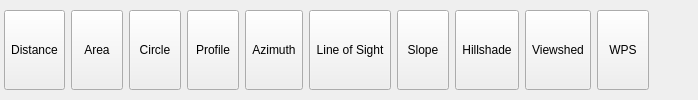
          <widget class="QWidget" name="mAnalysisTab">
           <attribute name="title">
            <string>Analysis</string>
           </attribute>
           <layout class="QGridLayout" name="gridLayout_5">
            <property name="leftMargin">
             <number>4</number>
            </property>
            <property name="topMargin">
             <number>0</number>
            </property>
            <property name="rightMargin">
             <number>0</number>
            </property>
            <property name="bottomMargin">
             <number>0</number>
            </property>
            <item row="0" column="11">
             <spacer name="horizontalSpacer_5">
              <property name="orientation">
               <enum>Qt::Horizontal</enum>
              </property>
              <property name="sizeHint" stdset="0">
               <size>
                <width>49</width>
                <height>20</height>
               </size>
              </property>
             </spacer>
            </item>
            <item row="0" column="1">
             <widget class="QgsKadasRibbonButton" name="mAreaButton">
              <property name="sizePolicy">
               <sizepolicy hsizetype="MinimumExpanding" vsizetype="Fixed">
                <horstretch>0</horstretch>
                <verstretch>0</verstretch>
               </sizepolicy>
              </property>
              <property name="minimumSize">
               <size>
                <width>52</width>
                <height>80</height>
               </size>
              </property>
              <property name="maximumSize">
               <size>
                <width>114</width>
                <height>80</height>
               </size>
              </property>
              <property name="text">
               <string>Area</string>
              </property>
              <property name="iconSize">
               <size>
                <width>32</width>
                <height>32</height>
               </size>
              </property>
             </widget>
            </item>
            <item row="0" column="5">
             <widget class="QgsKadasRibbonButton" name="mAzimuthButton">
              <property name="sizePolicy">
               <sizepolicy hsizetype="MinimumExpanding" vsizetype="Fixed">
                <horstretch>0</horstretch>
                <verstretch>0</verstretch>
               </sizepolicy>
              </property>
              <property name="minimumSize">
               <size>
                <width>52</width>
                <height>80</height>
               </size>
              </property>
              <property name="maximumSize">
               <size>
                <width>114</width>
                <height>80</height>
               </size>
              </property>
              <property name="text">
               <string>Azimuth</string>
              </property>
              <property name="iconSize">
               <size>
                <width>32</width>
                <height>32</height>
               </size>
              </property>
             </widget>
            </item>
            <item row="0" column="0">
             <widget class="QgsKadasRibbonButton" name="mDistanceButton">
              <property name="sizePolicy">
               <sizepolicy hsizetype="MinimumExpanding" vsizetype="Fixed">
                <horstretch>0</horstretch>
                <verstretch>0</verstretch>
               </sizepolicy>
              </property>
              <property name="minimumSize">
               <size>
                <width>52</width>
                <height>80</height>
               </size>
              </property>
              <property name="maximumSize">
               <size>
                <width>114</width>
                <height>80</height>
               </size>
              </property>
              <property name="text">
               <string>Distance</string>
              </property>
              <property name="iconSize">
               <size>
                <width>32</width>
                <height>32</height>
               </size>
              </property>
             </widget>
            </item>
            <item row="0" column="8">
             <widget class="QgsKadasRibbonButton" name="mHillshadeButton">
              <property name="sizePolicy">
               <sizepolicy hsizetype="MinimumExpanding" vsizetype="Fixed">
                <horstretch>0</horstretch>
                <verstretch>0</verstretch>
               </sizepolicy>
              </property>
              <property name="minimumSize">
               <size>
                <width>52</width>
                <height>80</height>
               </size>
              </property>
              <property name="maximumSize">
               <size>
                <width>114</width>
                <height>80</height>
               </size>
              </property>
              <property name="text">
               <string>Hillshade</string>
              </property>
              <property name="iconSize">
               <size>
                <width>32</width>
                <height>32</height>
               </size>
              </property>
             </widget>
            </item>
            <item row="0" column="6">
             <widget class="QgsKadasRibbonButton" name="mLineOfSightButton">
              <property name="sizePolicy">
               <sizepolicy hsizetype="MinimumExpanding" vsizetype="Fixed">
                <horstretch>0</horstretch>
                <verstretch>0</verstretch>
               </sizepolicy>
              </property>
              <property name="minimumSize">
               <size>
                <width>52</width>
                <height>80</height>
               </size>
              </property>
              <property name="maximumSize">
               <size>
                <width>114</width>
                <height>80</height>
               </size>
              </property>
              <property name="text">
               <string>Line of Sight</string>
              </property>
              <property name="iconSize">
               <size>
                <width>32</width>
                <height>32</height>
               </size>
              </property>
             </widget>
            </item>
            <item row="0" column="2">
             <widget class="QgsKadasRibbonButton" name="mMeasureCircleButton">
              <property name="sizePolicy">
               <sizepolicy hsizetype="MinimumExpanding" vsizetype="Fixed">
                <horstretch>0</horstretch>
                <verstretch>0</verstretch>
               </sizepolicy>
              </property>
              <property name="minimumSize">
               <size>
                <width>52</width>
                <height>80</height>
               </size>
              </property>
              <property name="maximumSize">
               <size>
                <width>114</width>
                <height>80</height>
               </size>
              </property>
              <property name="text">
               <string>Circle</string>
              </property>
              <property name="iconSize">
               <size>
                <width>32</width>
                <height>32</height>
               </size>
              </property>
             </widget>
            </item>
            <item row="0" column="4">
             <widget class="QgsKadasRibbonButton" name="mProfileButton">
              <property name="sizePolicy">
               <sizepolicy hsizetype="MinimumExpanding" vsizetype="Fixed">
                <horstretch>0</horstretch>
                <verstretch>0</verstretch>
               </sizepolicy>
              </property>
              <property name="minimumSize">
               <size>
                <width>52</width>
                <height>80</height>
               </size>
              </property>
              <property name="maximumSize">
               <size>
                <width>114</width>
                <height>80</height>
               </size>
              </property>
              <property name="text">
               <string>Profile</string>
              </property>
              <property name="iconSize">
               <size>
                <width>32</width>
                <height>32</height>
               </size>
              </property>
             </widget>
            </item>
            <item row="0" column="7">
             <widget class="QgsKadasRibbonButton" name="mSlopeButton">
              <property name="sizePolicy">
               <sizepolicy hsizetype="MinimumExpanding" vsizetype="Fixed">
                <horstretch>0</horstretch>
                <verstretch>0</verstretch>
               </sizepolicy>
              </property>
              <property name="minimumSize">
               <size>
                <width>52</width>
                <height>80</height>
               </size>
              </property>
              <property name="maximumSize">
               <size>
                <width>114</width>
                <height>80</height>
               </size>
              </property>
              <property name="text">
               <string>Slope</string>
              </property>
              <property name="iconSize">
               <size>
                <width>32</width>
                <height>32</height>
               </size>
              </property>
             </widget>
            </item>
            <item row="0" column="9">
             <widget class="QgsKadasRibbonButton" name="mViewshedButton">
              <property name="sizePolicy">
               <sizepolicy hsizetype="MinimumExpanding" vsizetype="Fixed">
                <horstretch>0</horstretch>
                <verstretch>0</verstretch>
               </sizepolicy>
              </property>
              <property name="minimumSize">
               <size>
                <width>52</width>
                <height>80</height>
               </size>
              </property>
              <property name="maximumSize">
               <size>
                <width>114</width>
                <height>80</height>
               </size>
              </property>
              <property name="text">
               <string>Viewshed</string>
              </property>
              <property name="iconSize">
               <size>
                <width>32</width>
                <height>32</height>
               </size>
              </property>
             </widget>
            </item>
            <item row="0" column="10">
             <widget class="QgsKadasRibbonButton" name="mWPSButton">
              <property name="sizePolicy">
               <sizepolicy hsizetype="MinimumExpanding" vsizetype="Fixed">
                <horstretch>0</horstretch>
                <verstretch>0</verstretch>
               </sizepolicy>
              </property>
              <property name="minimumSize">
               <size>
                <width>52</width>
                <height>80</height>
               </size>
              </property>
              <property name="maximumSize">
               <size>
                <width>114</width>
                <height>16777215</height>
               </size>
              </property>
              <property name="text">
               <string>WPS</string>
              </property>
              <property name="iconSize">
               <size>
                <width>32</width>
                <height>32</height>
               </size>
              </property>
             </widget>
            </item>
           </layout>
          </widget>
